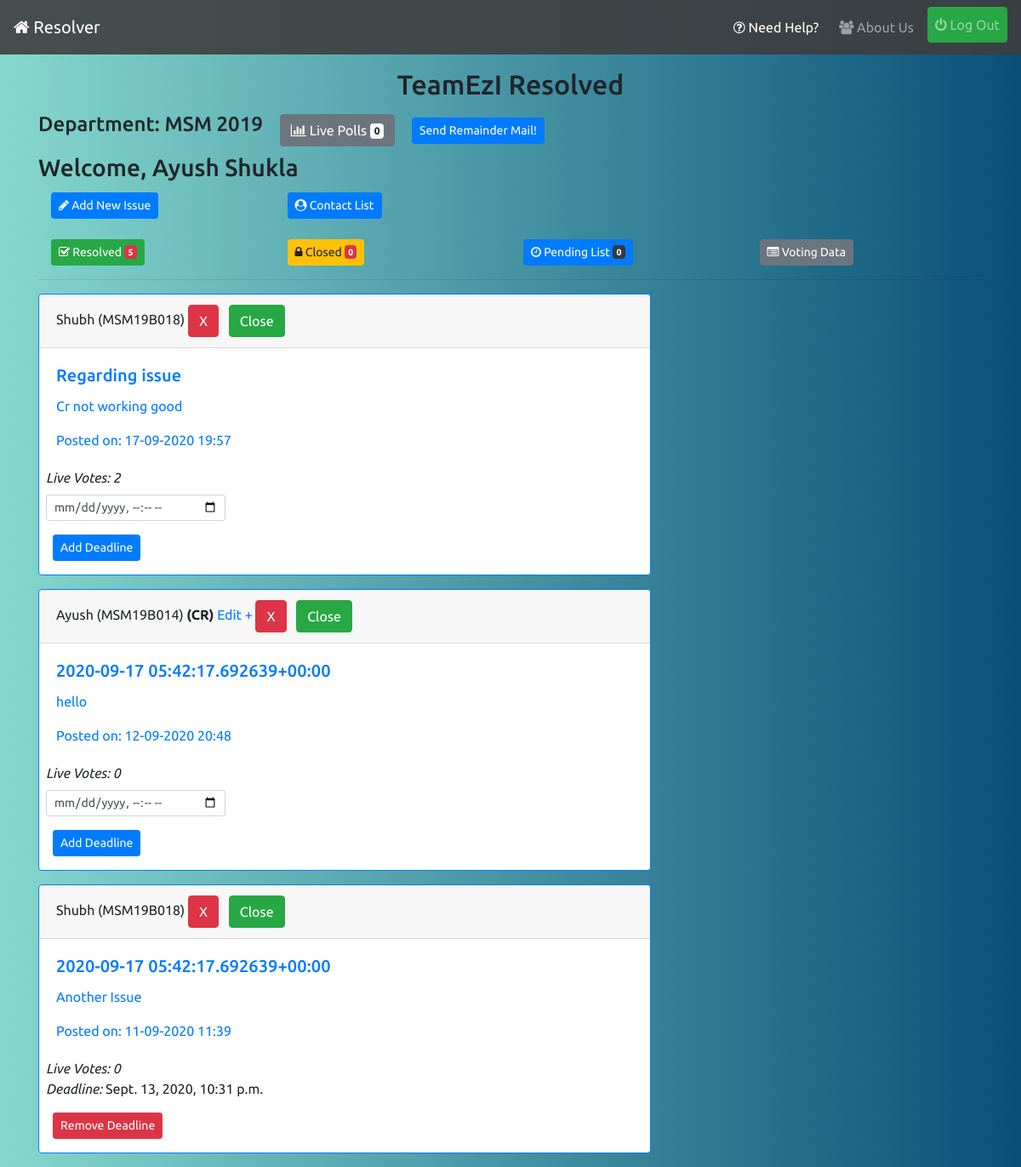
Before: / (signed in) with the older database file.
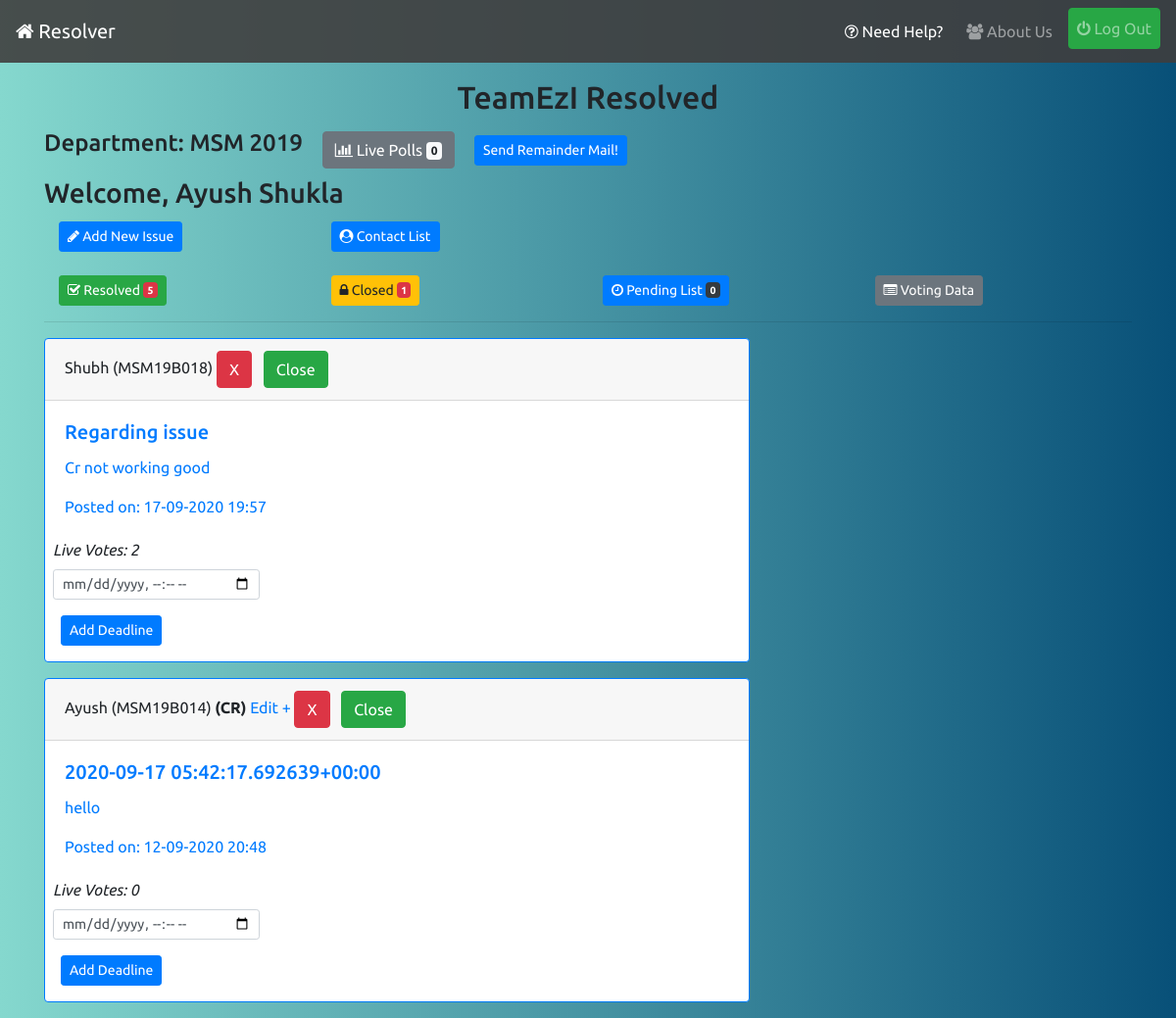
After: the same page with the newer database file.
### profiles/models.py (models this page shows, shortened)
class User(AbstractUser):
    pass

class UserInfo(models.Model):
    user = models.OneToOneField(User,on_delete=models.CASCADE,related_name='info')
    is_cr = models.BooleanField(default=False)
    department = models.CharField(max_length=20)
    join_year = models.CharField(max_length=4)
    institute = models.ForeignKey(Institute,on_delete=models.CASCADE,related_name='allusers')
    registered_on = models.DateTimeField(auto_now_add=True)
    total_upvotes = models.IntegerField(default=0)
    total_downvotes = models.IntegerField(default=0)
    total_novotes = models.IntegerField(default=0)
    class Meta:
        ordering = ['-total_upvotes','-total_downvotes','-total_novotes']

### reporter/models.py (models this page shows, shortened)
class Report(models.Model):
    user = models.ForeignKey(UserInfo,on_delete=models.CASCADE,blank=True)
    title = models.CharField('Subject',max_length=56)
    content = models.TextField('Issue')
    department = models.CharField(max_length=20,blank=True)
    year = models.CharField(max_length=4,blank=True)
    timestamp = models.DateTimeField(auto_now_add=True)
    updated = models.DateTimeField(auto_now=True)
    active = models.BooleanField(default=True)
    resolved = models.BooleanField(default=False)
    cr_line = models.CharField(max_length=256,null=True,blank=True)
    upvotes = models.IntegerField(default=0)
    downvotes = models.IntegerField(default=0)
    deadline = models.DateTimeField(null=True)
    class Meta:
        ordering = ['-timestamp']

### reporter/views.py (the view)
# urls.py: path('',views.index_view,name='index'),
def index_view(request):
    qs = []
    form = DeadlineForm()
    if request.user.is_authenticated:
        qs = Report.objects.filter(active=True,department=request.user.info.department,year=request.user.info.join_year,resolved=False)
    return render(request,'reporter/index.html',{'issue_list':qs,'form':form})

### reporter/forms.py
class DeadlineForm(forms.ModelForm):
    class Meta:
        model = Report
        fields = ['deadline']
        widgets = {
            'deadline': forms.DateTimeInput(attrs={'type':'datetime-local','class': 'form-control-sm'})
        }
        labels = {
            'deadline': ''
        }

### reporter/context-processors.py (called while the page is built)
def pending_issue_list_context(request):
    if request.user.is_superuser:
        return {}
    pending=-1
    if request.user.is_authenticated:
        pending = Report.objects.filter(active=False,department=request.user.info.department,year=request.user.info.join_year,resolved=False).count()
    return {"pending_issue_count":pending}

def resolved_issue_list_context(request):
    if request.user.is_superuser:
        return {}
    resolved=-1
    if request.user.is_authenticated:
        resolved = Report.objects.filter(active=False,department=request.user.info.department,year=request.user.info.join_year,resolved=True).count()
    return {"resolved_issue_count":resolved}

def pending_contact_list_context(request):
    if request.user.is_superuser:
        return {}
    pending=-1
    if request.user.is_authenticated:
        pending = ContactList.objects.filter(department=request.user.info.department,year=request.user.info.join_year,approved=False).count()
    return {"pending_contact_count":pending}

def live_polls_count_context(request):
    if request.user.is_superuser:
        return {}
    count = -1
    if request.user.is_authenticated:
        count = Poll.objects.filter(active=True,department=request.user.info.department,join=request.user.info.join_year).count()
    return {"live_polls_count":count}

### reporter/templates/reporter/index.html (shortened to what this page needs)
{% extends 'base.html' %}
{% load static %}
{% load crispy_forms_tags %}
{% load mathfilters %}
{% block content %}
<div>
    {% if request.user.is_authenticated %}
    <h2 class="mt-3 text-center">TeamEzI Resolved</h2>
    {% endif %}
    {% if request.user.is_authenticated %}
    <h4 class="inline-block">Department: {{request.user.info.department|upper}} {{request.user.info.join_year}}</h4>
    <a class="btn btn-secondary ml-3 mt-2" href="{% url 'polling:list' %}"><i class="fa fa-bar-chart"></i> Live Polls <span class="badge badge-light">{{live_polls_count}}</span></a>
    {% if request.user.info.is_cr and request.user.info.department == "msm" %}
    <button type="button" class="btn btn-primary btn-sm ml-3 mt-2" data-toggle="modal" data-target="#remainderModal">Send Remainder Mail!</button>
    {% endif %}
    <h3 class="mt-2">Welcome, {{request.user.first_name}} {{request.user.last_name}}</h3>
    <div class="container">
        <div class="row mb-3">
            <div class="col-sm-6 col-lg-3 mt-1">
                <a class="btn btn-primary btn-sm" href="{% url 'reporter:issue-form' %}"><i class="fa fa-pencil"></i> Add New Issue</a>
            </div>
            <div class="col-sm-6 col-lg-6 mt-1">
                <a class="btn btn-primary btn-sm" href="{% url 'reporter:contact-list' %}"><i class="fa fa-user-circle"></i> Contact List</a>
            </div>
        </div>
        <div class="row">
            <div class="col-sm-6 col-lg-3 mt-2">
                <a class="btn btn-success btn-sm" href="{% url 'reporter:resolved' %}"><i class="fa fa-check-square-o"></i> Resolved <span class="badge badge-danger">{{resolved_issue_count}}</span></a>
            </div>
            {% if request.user.info.is_cr %}
            <div class="col-sm-6 col-lg-3 mt-2">
                <a class="btn btn-warning btn-sm" href="{% url 'reporter:close-stage' %}"><i class="fa fa-lock"></i> Closed <span class="badge badge-danger">{{pending_issue_count}}</span></a>
            </div>
            <div class="col-sm-6 col-lg-3 mt-2">
                <a class=" btn btn-primary btn-sm" href="{% url 'reporter:contact-pending' %}"><i class="fa fa-clock-o"></i> Pending List <span class="badge badge-dark">{{pending_contact_count}}</span></a>
            </div>
            <div class="col-sm-6 col-lg-3 mt-2">
                <a class="btn btn-secondary btn-sm" href="{% url 'reporter:voted-list' %}"><i class="fa fa-list-alt"></i> Voting Data</a>
            </div>
            {% endif %}
        </div>
    </div>
    <hr>
    {% for issue in issue_list %}
    <div class="card border-primary mb-3" style="max-width: 45rem;">
        <div class="card-header">{{issue.user.user.first_name}} ({{issue.user.user.username|upper}}) {% if issue.user.is_cr %}<strong>(CR)</strong>{% endif %}{% if request.user == issue.user.user %} <a href="{% url 'reporter:edit' issue.id %}">Edit +</a>{% endif %} {% if request.user.info.is_cr or request.user == issue.user.user %}<button type="button" class="btn btn-danger" data-toggle="modal" data-target="#deleteModal">X</button>{% endif %}{% if request.user.info.is_cr %} <a class="btn btn-success ml-2" href="{% url 'reporter:close-issue' issue.id %}">Close</a> {% endif %}</div>
        <div class="card-body text-primary">
            <h5 class="card-title">{{issue.title}}</h5>
            <p class="card-text" >{{issue.content}}</p>
          <p class="card-text">Posted on: {{issue.timestamp|date:'d-m-Y H:i'}}</p>
        </div>
        {% if request.user.info.is_cr %}
            {% with upvote=issue.upvotes|abs downvote=issue.downvotes|abs %}
            <span class="ml-2"><em>Live Votes: {{upvote|add:downvote}}</em></span>
            {% endwith %}
        {% endif %}
        {% if issue.deadline %}
            <p class="deadline-date ml-2"><em>Deadline: </em>{{issue.deadline}}</p>
            {% if request.user.info.is_cr %}
            <p class="ml-3"><a class="btn btn-danger btn-sm" href="{% url 'reporter:remove-deadline' issue.id %}">Remove Deadline</a></p>
            {% endif %}
        {% else %}
            {% if request.user.info.is_cr %}
                <div class="row">
                    <div class="col-lg-4 col-md-6 col-sm-8  ">
                        <div class=" ml-2 mt-2 pb-3 deadline">
                            <form action="{% url 'reporter:add-deadline' %}" method="post">
                                {{form|crispy}}
                                <input class="ml-2 btn btn-primary btn-sm" type="submit" value="Add Deadline">
                            </form>
                        </div>
                    </div>
                </div>
            {% endif %}
        {% endif %}
    </div>
    {% empty %}
    <p class="lead">Woohoo, No Active Issues!</p>
    {% endfor %}
    {% endif %}
</div>
{% endblock %}

### templates/base.html (shortened to what this page needs)
{% load static %}
<!doctype html>
<html lang="en">
  <head>
     <link rel="stylesheet" href="https://stackpath.bootstrapcdn.com/bootstrap/4.5.2/css/bootstrap.min.css">
     <link rel="stylesheet" href="{% static 'css/style.css' %}">
    <link rel="stylesheet" href="https://stackpath.bootstrapcdn.com/font-awesome/4.7.0/css/font-awesome.min.css">
  </head>
  <body>
      <nav style="background-color:rgba(63, 61, 61, 0.89) ;" class="navbar navbar-expand-lg navbar-dark sticky-top">
        <a class="navbar-brand" href="{% url 'reporter:index' %}"><i class="fa fa-home"></i> Resolver</a>
        <div class="collapse navbar-collapse" id="navbarSupportedContent">
          <ul class="navbar-nav ml-auto">
            <li class="nav-item active">
              <a class="nav-link my-1 mr-2 text-center" href="{% url 'reporter:documentation' %}"><i class="fa fa-question-circle-o"></i> Need Help?</a>
            </li>
            <li class="nav-item">
              <a class="nav-link my-1 mr-2 text-center" href="{% url 'reporter:about' %}"><i class="fa fa-users"></i> About Us<span class="sr-only">(current)</span></a>
            </li>
            {% if request.user.is_authenticated %}
            <li class="nav-item">
              <a class="nav-link btn btn-success" href="{% url 'account_logout' %}"><i class="fa fa-power-off"></i> Log Out</a>
            </li>
            {% endif %}
          </ul>
        </div>
      </nav>
    <div class="container">
      {% block content %} {% endblock %}
    </div>
  </body>
</html>

### static/css/style.css (style rules this page uses)
body { background: #085078; background: -webkit-linear-gradient(to right, #85D8CE, #085078); background: linear-gradient(to right, #85D8CE, #085078); font-family: 'Ubuntu', sans-serif; }
.inline-block { display: inline-block; }

Changed rows visible on the page:
no longer on this page (row edited): Report: user.user.first_name "Shubh", user.user.username "MSM19B018", title "2020-09-17 05:42:17.692639+00:00", content "Another Issue", timestamp "11-09-2020 11:39", value "0", deadline "Sept. 13, 2020, 10:31 p.m.", shows "Remove Deadline"
Other visible differences:
{{ pending_issue_count }}: "0" → "1"
